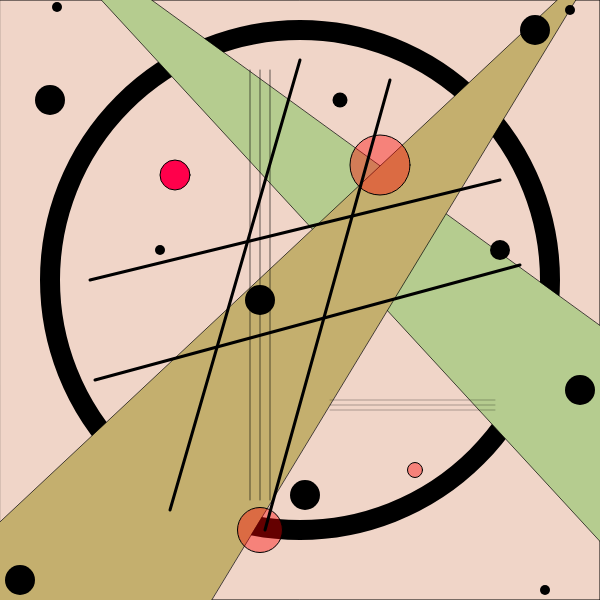
Frame 1 (no input)
Frame 60 (no input): identical to frame 1, image omitted
Frame 120 (the mouse pressed at the canvas centre since frame 60): identical to frame 1, image omitted

The p5.js sketch that drew this single still picture (run headless with seeded random() and noise() and a simulated clock; from frame 60 on, the mouse is pressed at the canvas centre):

// p5.js sketch
// ── sketch.js
function setup()
{
	//create your canvas here
	createCanvas(600, 600);
}

function draw()
{
	//do your drawing here
	fill(240, 213, 200)
	strokeWeight(1)
	rect(0, 0, 600, 600)
	strokeWeight(20);
	ellipse(300, 280, 500, 500);
	strokeWeight(0.7)
	fill(181, 204, 143)
	triangle(0, -110, 700, 650, 950, 580)
	fill(196, 175, 110)
	triangle(600, -40, -30, 550, 90, 800)
	// line(0, 0, 800, 900)
	// line(60, 0, 900, 750)
	// line(600, 0, 0, 800)
	// line(585, 0, 0, 560)
	strokeWeight(0.6)
	line(250, 70, 250, 500)
	line(260, 70, 260, 500)
	line(270, 70, 270, 500)
	strokeWeight(0.3)
	line(330, 400, 495, 400)
	line(330, 405, 495, 405)
	line(330, 410, 495, 410)
	strokeWeight(30)
	point(260, 300)
	point(50, 100)
	point(580, 390)
	point(535, 30)
	point(20, 580)
	strokeWeight(20)
	point(500, 250)
	strokeWeight(15)
	point(340, 100)
	strokeWeight(10)
	point(160, 250)
	point(545, 590)
	point(570, 10)
	point(57, 7)
	strokeWeight(30)
	point(305, 495)
	strokeWeight(1)
	fill(255, 0, 75)
	ellipse(175, 175, 30, 30)
	fill(255, 0, 0, 100)
	ellipse(415, 470, 15, 15)
	ellipse(260, 530, 45, 45)
	ellipse(380, 165, 60, 60)
	strokeWeight(3)
	line(300, 60, 170, 510)
	line(390, 80, 265, 530)
	line(90, 280, 500, 180)
	line(95, 380, 520, 265)
}
